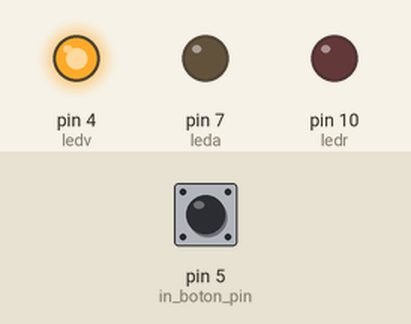
This sketch was run on a simulated Arduino Uno, built with avr-gcc and run on an emulated ATmega328P. Shown: output pins drawn as LEDs (lit = HIGH). The inputs (shaded band) are chosen by the test bench; at power-on: pin 5 (in_boton_pin) HIGH.

Above: at 1.5 s.
At 13.5 s:
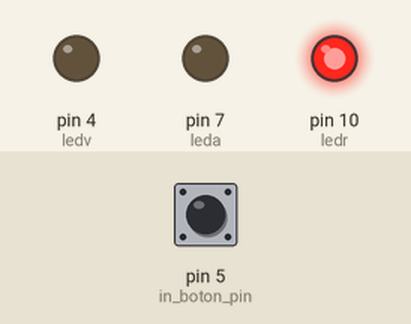
At 19.5 s:
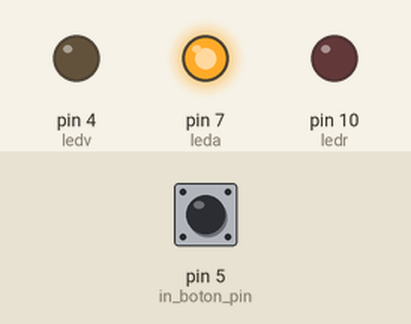
At 29.2 s:
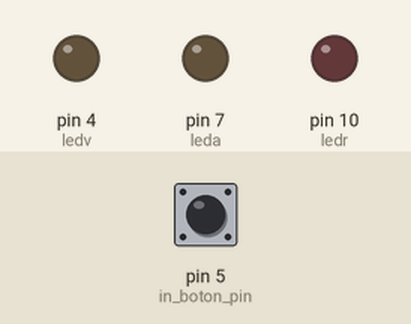
Timing chart, 0 to 31.2 s (numbered marks = the images above):
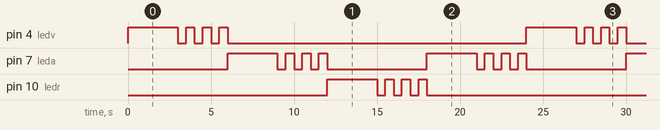

Measured:
- by itself, pin 4 (ledv), pin 10 (ledr): repeats every 24.0 s: 3 × (LOW 0.50 s, HIGH 0.50 s), LOW 18.0 s, HIGH 3.0 s
- by itself, pin 7 (leda): repeats every 12.0 s: 3 × (LOW 0.50 s, HIGH 0.50 s), LOW 6.0 s, HIGH 3.0 s
- by itself, everything shown: repeats every 24.0 s, in 28 steps

The sketch:

semaforoboton.ino
```cpp
int ledr =10;
int leda =7;
int ledv =4;
int in_boton_pin = 5;
int val;

void setup() {
pinMode(ledr, OUTPUT);
pinMode(leda, OUTPUT);
pinMode(ledv, OUTPUT);
pinMode(in_boton_pin, INPUT);

}

void loop() {
digitalWrite(ledv, HIGH);
delay(3000);
digitalWrite(ledv, LOW);
  for(int i=0; i<3; i++)
    {
      delay(500);
      digitalWrite(ledv, HIGH);
      delay(500);
      digitalWrite(ledv, LOW);
    }

digitalWrite(leda, HIGH);
delay(3000);
digitalWrite(leda, LOW);
  for(int i=0; i<3; i++)
    {
      delay(500);
      digitalWrite(leda, HIGH);
      delay(500);
      digitalWrite(leda, LOW);
    }

digitalWrite(ledr, HIGH);
delay(3000);
digitalWrite(ledr, LOW);
  for(int i=0; i<3; i++)
    {
      delay(500);
      digitalWrite(ledr, HIGH);
      delay(500);
      digitalWrite(ledr, LOW);
    }
val=digitalRead(in_boton_pin);
if(val==LOW)
  {

    digitalWrite(ledr,LOW);

  }
    else
      {

        digitalWrite(ledr,LOW);
        digitalWrite(leda, HIGH);
        delay(3000);
        digitalWrite(leda, LOW);
        for(int i=0; i<3; i++)
        {
          delay(500);
          digitalWrite(leda, HIGH);
          delay(500);
          digitalWrite(leda, LOW);
        }
          digitalWrite(ledv, HIGH);

      }

}
```
